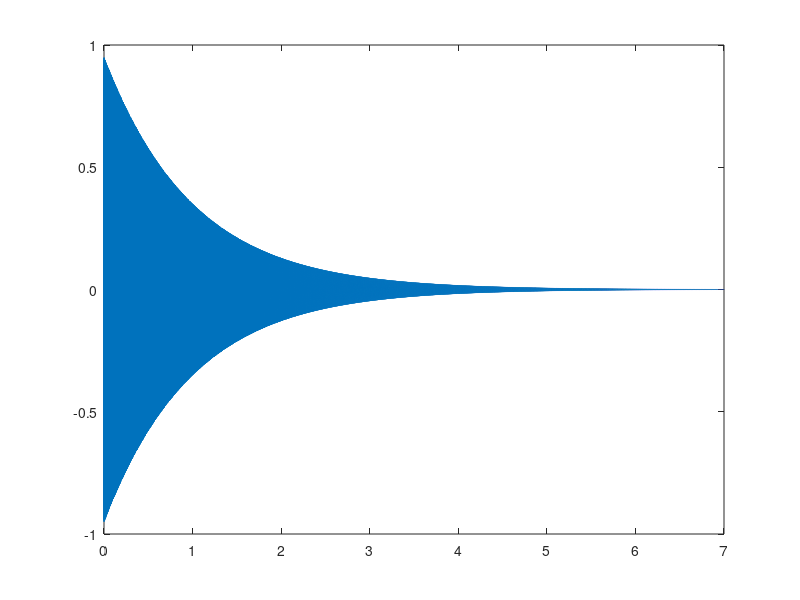

Here is the MATLAB script that generated this plot:
% bell.m
%
% A Matlab script to compute a bell-like sound using frequency modulation.
%
% by Gary Scavone, McGill University, 2004.

% Signal parameters
fs = 22050;
T = 1/fs;
dur = 7.0;
t = 0:T:dur;
T60 = 1.0;
env = 0.95*exp(-t/T60);

% FM parameters
fc = 200;
fm = 280;
Imax = 10;
I = Imax.*env;

y = env.*sin(2*pi*fc*t + I.*sin(2*pi*fm*t));
plot(t, y);

sound(y, fs);

dospectrum = input('\nPlot spectrum? Y/[N]:\n\n', 's');

if dospectrum == 'Y',
  specgram(y, 512, fs, [], 256)
end
